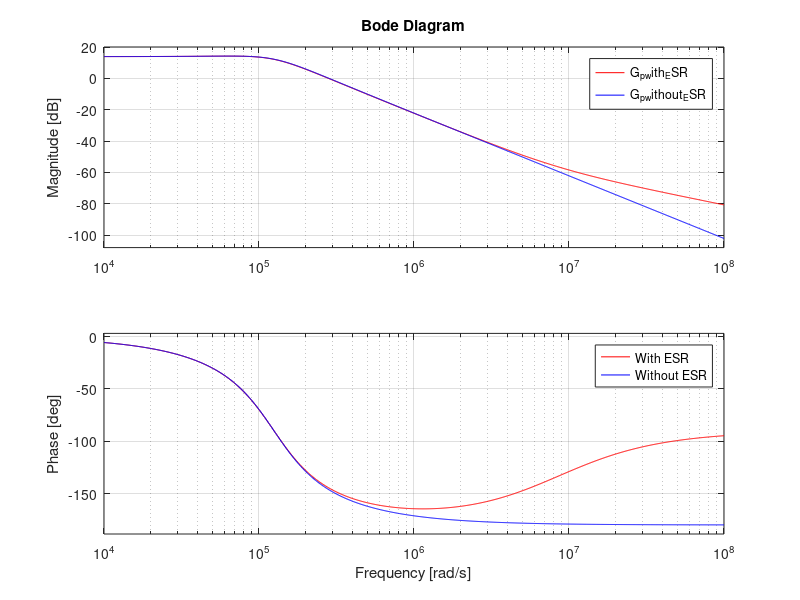

Write MATLAB code to recreate this figure.
clear
clearvars
clc

% Parameters
L_out = 8e-6;    % H
C_out = 8e-6;    % F
R_c = 15e-3;     % Ohm
V_in = 5;        % V
V_out = 3.3;     % V
I_out = 4;       % A
f_sw = 250e3;    % Hz
V_ref = 1.2;     % V
V_osc = 1.8;     % V

%determined variables
R_load = V_out/I_out;  % Load resistance

% Transfer function with esr: G_p_with_ESR(s)
numerator_with_ESR  = V_in*R_load * [C_out * R_c, 1];
denominator_with_ESR  = [L_out * C_out * (R_load + R_c), (L_out + R_load * C_out * R_c), R_load];
G_p_with_ESR = tf(numerator_with_ESR, denominator_with_ESR);

% Transfer function without esr: G_p_without_ESR(s)
numerator_without_ESR = V_in*R_load * [0, 1];
denominator_without_ESR = [L_out * C_out * R_load, L_out, R_load];
G_p_without_ESR = tf(numerator_without_ESR, denominator_without_ESR);


% Plot Bode plots
figure;
bode(G_p_with_ESR, 'r', G_p_without_ESR, 'b');
legend('With ESR', 'Without ESR');
grid on;

% Display transfer functions as fractions 
disp('Transfer function with ESR:');
G_p_with_ESR
disp('Transfer function without ESR:');
G_p_without_ESR

% Gain margin and phase margin
[Gm_with_ESR, Pm_with_ESR, Wcg_with_ESR, Wcp_with_ESR] = margin(G_p_with_ESR);
[Gm_without_ESR, Pm_without_ESR, Wcg_without_ESR, Wcp_without_ESR] = margin(G_p_without_ESR);

% Display margins
disp('With ESR:');
fprintf('Gain Margin: %.2f dB\n', 20*log10(Gm_with_ESR));
fprintf('Phase Margin: %.2f degrees\n', Pm_with_ESR);

disp('Without ESR:');
fprintf('Gain Margin: %.2f dB\n', 20*log10(Gm_without_ESR));
fprintf('Phase Margin: %.2f degrees\n', Pm_without_ESR);


